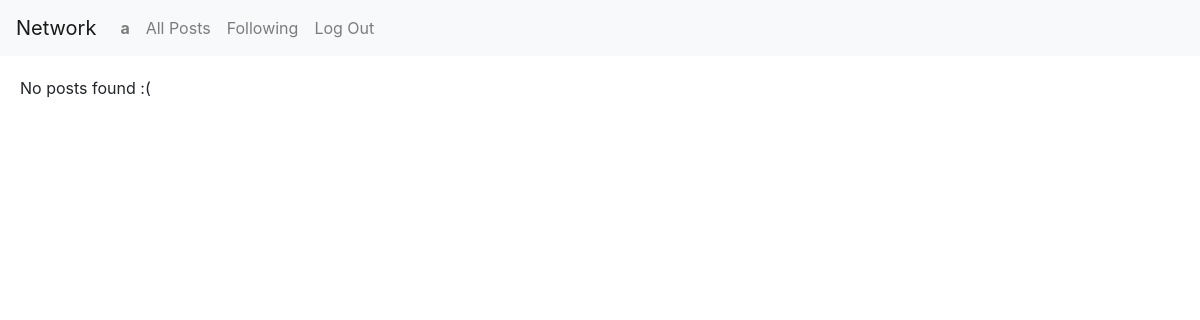
/following (signed in), run on an earlier commit of the app's database.
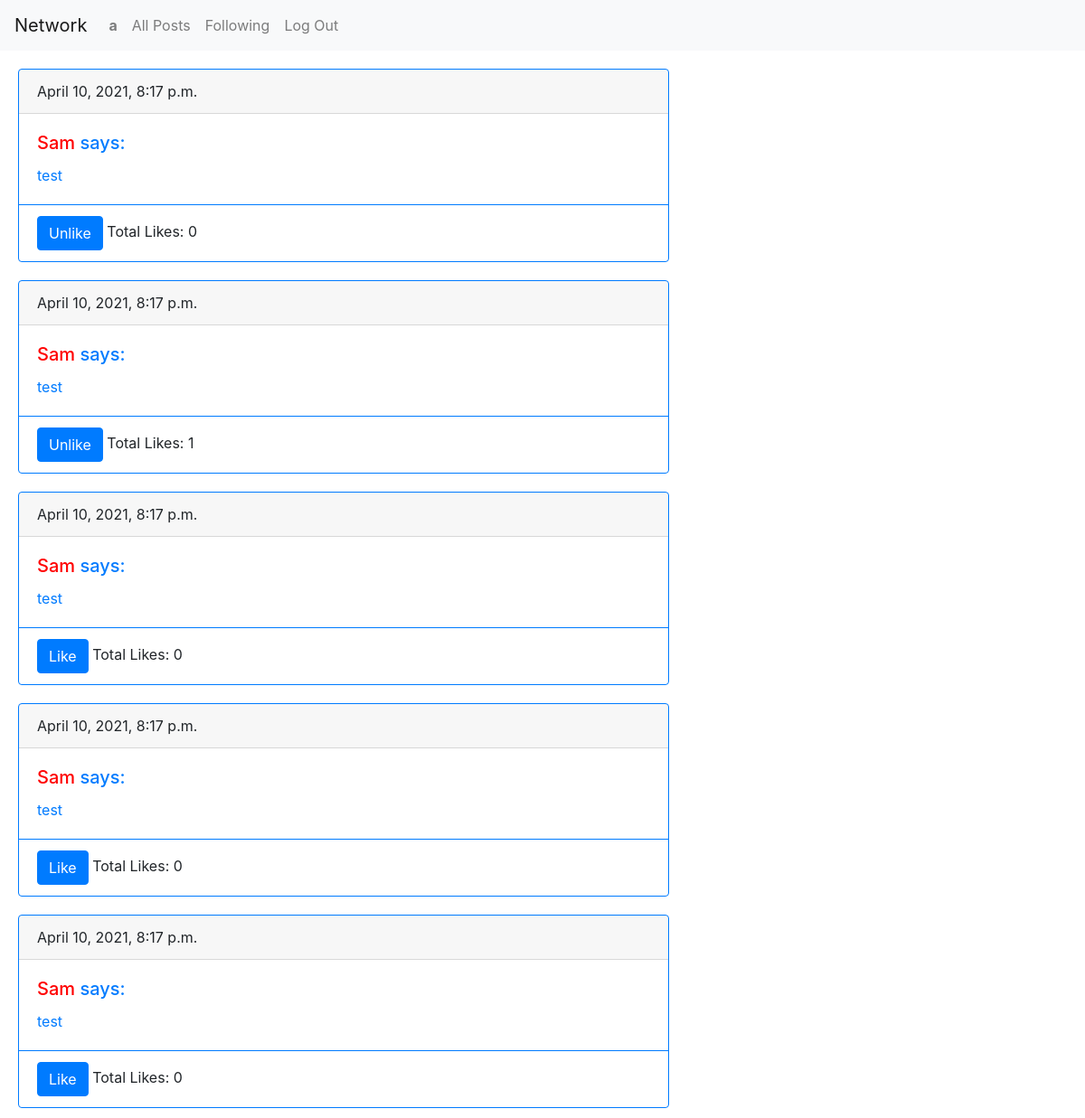
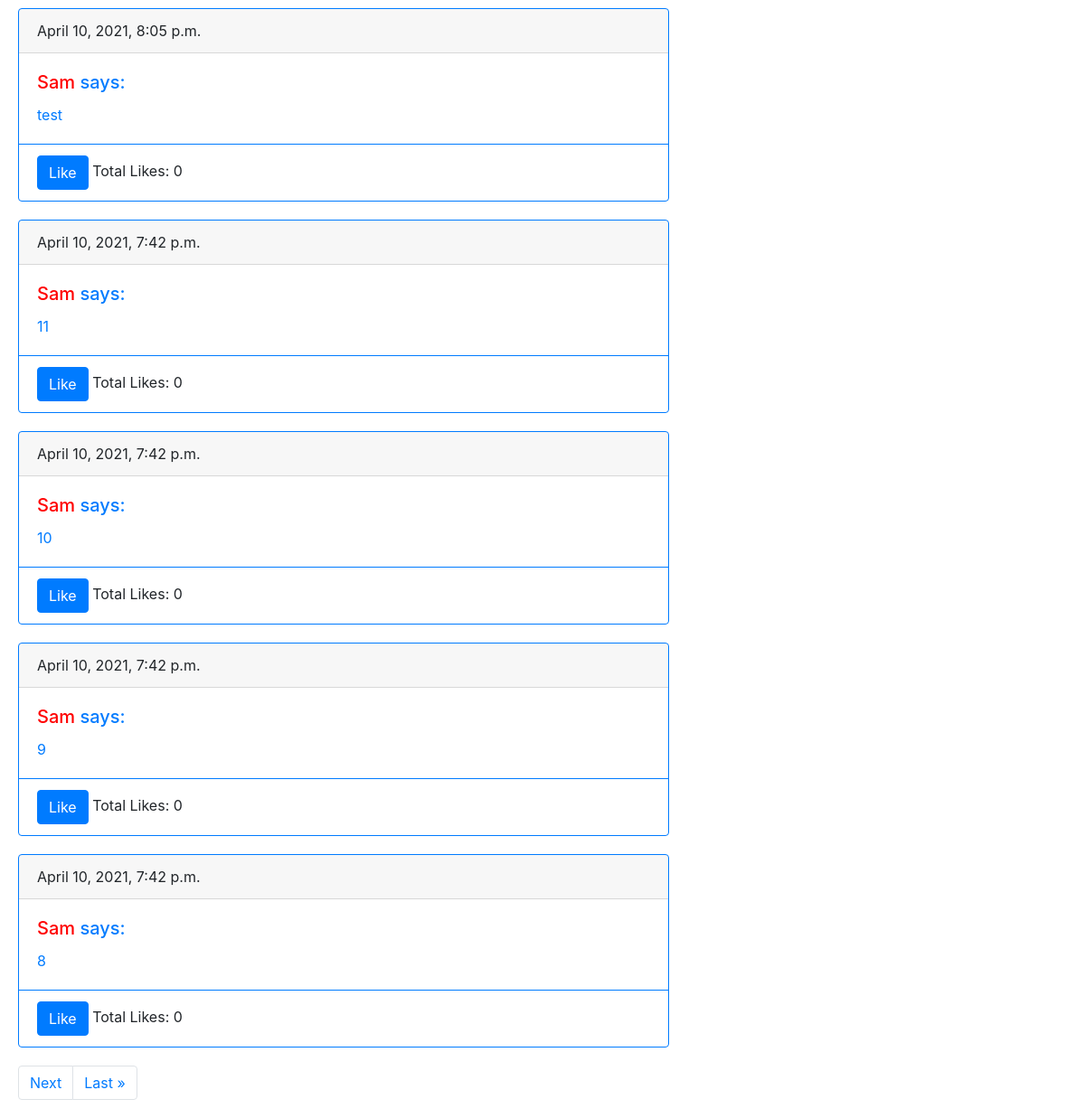
And on a later commit of the database (2 pictures, top to bottom).
### network/models.py (models this page shows, shortened)
class Post(models.Model):
    author = models.ForeignKey(
        User,
        null=True,
        on_delete=models.CASCADE,
        related_name="author"
    )
    timestamp = models.DateTimeField(
        auto_now_add=True
    )
    content = models.CharField(
        max_length=1000,
        blank=False
    )
    likes = models.IntegerField(
        default=0,
        validators=[MinValueValidator(0)]
    )
    liked_by = models.ManyToManyField(
        User,
        blank=True,
        related_name="liked_by",
    )

class User(AbstractUser):
    following = models.ManyToManyField(
        'self',
        blank=True,
        symmetrical=False
    )

### network/views.py (the view)
# urls.py: path("following", views.following, name="following"),
@login_required(login_url='login')
def following(request):
    user = request.user
    posts = Post.objects.filter(
                author__in=user.following.all()).order_by('-timestamp')
    paginator = Paginator(posts, 10)
    page_number = request.GET.get('page')
    page_object = paginator.get_page(page_number)
    return render(request, "network/following.html", {"posts": page_object})

### network/templates/network/following.html
{% extends "network/layout.html" %}
{% block body %}
    {% include "network/post_layout.html" %}
{% endblock %}

### network/templates/network/post_layout.html (shortened to what this page needs)
    {% if not posts %}
        <div class="posts">
            No posts found :(
        </div>
    {% else %}
        {% for post in posts %}
            <div class="posts card border-primary" style="max-width: 45rem;">
                <div class="card-header">{{ post.timestamp }}</div>
                <div class="card-body text-primary">
                    <h5 class="card-title">
                        <a class="user-link" href="{% url 'profile' post.author.username %}">{{ post.author.username }} </a> says:
                    </h5>
                    <p class="card-text" id="post-{{ post.id }}" data-post-id={{ post.id }}> {{ post.content }} </p>
                </div>
                <div class="card-footer bg-transparent border-primary">
                    {% if user.is_authenticated and user.username != post.author.username %}
                        <button class="btn btn-primary like" id="like-{{ post.id }}" data-post-id={{ post.id }}>
                        {% if user not in post.liked_by.all %}
                            Like
                        {% else %}
                            Unlike
                        {% endif %}
                        </button>
                    {% endif %}
                    <span id="total-{{post.id}}" class="like"> Total Likes: {{ post.likes }} </span>
                </div>
            </div>
        {% endfor %}
        <nav aria-label="post navigation" class="posts">
            <ul class="pagination">
            {% if posts.has_next %}
                <li class="page-item"><a class="page-link" href="?page={{ posts.next_page_number }}">Next</a></li>
                <li class="page-item"><a class="page-link" href="?page={{ posts.paginator.num_pages }}">Last &raquo;</a></li>
            {% endif %}
            </ul>
        </nav>
    {% endif %}

What changed in the data, as far as the page shows it:
added Post: timestamp "April 10, 2021, 8:17 p.m.", author.username "Sam", content "test", shows "Unlike", likes "0"
added Post: timestamp "April 10, 2021, 8:17 p.m.", author.username "Sam", content "test", shows "Unlike", likes "1"
added Post: timestamp "April 10, 2021, 8:17 p.m.", author.username "Sam", content "test", shows "Like", likes "0"
added Post: timestamp "April 10, 2021, 8:17 p.m.", author.username "Sam", content "test", shows "Like", likes "0"
added Post: timestamp "April 10, 2021, 8:17 p.m.", author.username "Sam", content "test", shows "Like", likes "0"
added Post: timestamp "April 10, 2021, 8:05 p.m.", author.username "Sam", content "test", shows "Like", likes "0"
added Post: timestamp "April 10, 2021, 7:42 p.m.", author.username "Sam", content "11", shows "Like", likes "0"
added Post: timestamp "April 10, 2021, 7:42 p.m.", author.username "Sam", content "10", shows "Like", likes "0"
added Post: timestamp "April 10, 2021, 7:42 p.m.", author.username "Sam", content "9", shows "Like", likes "0"
added Post: timestamp "April 10, 2021, 7:42 p.m.", author.username "Sam", content "8", shows "Like", likes "0"
Also different on the page:
text no longer shown: "No posts found :("
text now shown: "Next Last »"
